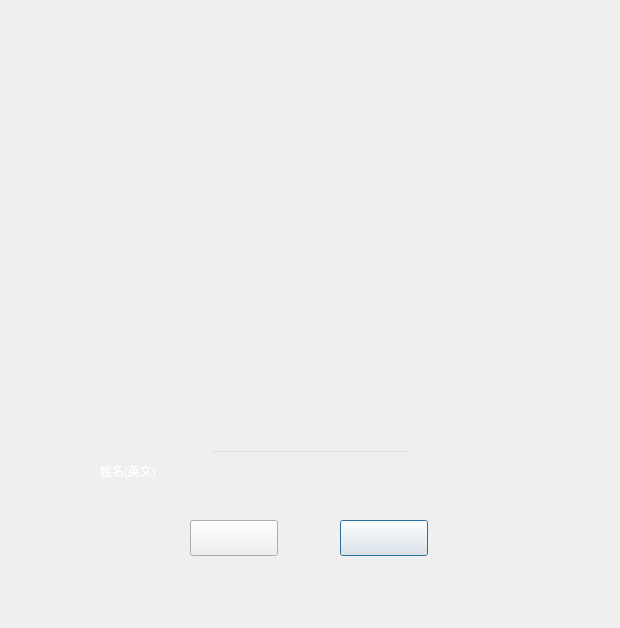
<?xml version="1.0" encoding="UTF-8"?>
<ui version="4.0">
 <class>Dialog</class>
 <widget class="QDialog" name="Dialog">
  <property name="geometry">
   <rect>
    <x>0</x>
    <y>0</y>
    <width>620</width>
    <height>628</height>
   </rect>
  </property>
  <property name="windowTitle">
   <string>Dialog</string>
  </property>
  <property name="styleSheet">
   <string notr="true">QWidget#Dialog{ background-image: url(:/bt/image/reg_bg.png);}</string>
  </property>
  <widget class="QLabel" name="frame_label">
   <property name="geometry">
    <rect>
     <x>170</x>
     <y>140</y>
     <width>280</width>
     <height>200</height>
    </rect>
   </property>
   <property name="text">
    <string/>
   </property>
  </widget>
  <widget class="QPushButton" name="takePic">
   <property name="geometry">
    <rect>
     <x>340</x>
     <y>520</y>
     <width>88</width>
     <height>36</height>
    </rect>
   </property>
   <property name="text">
    <string/>
   </property>
  </widget>
  <widget class="QLineEdit" name="FileName">
   <property name="geometry">
    <rect>
     <x>210</x>
     <y>450</y>
     <width>201</width>
     <height>41</height>
    </rect>
   </property>
   <property name="styleSheet">
    <string notr="true">background:transparent;
color: rgb(255, 255, 255);</string>
   </property>
  </widget>
  <widget class="QLabel" name="label">
   <property name="geometry">
    <rect>
     <x>100</x>
     <y>460</y>
     <width>101</width>
     <height>21</height>
    </rect>
   </property>
   <property name="styleSheet">
    <string notr="true">color: rgb(255, 255, 255);
font: 15pt &quot;Ubuntu&quot;;</string>
   </property>
   <property name="text">
    <string>姓名(英文)</string>
   </property>
  </widget>
  <widget class="QPushButton" name="Cancel">
   <property name="geometry">
    <rect>
     <x>190</x>
     <y>520</y>
     <width>88</width>
     <height>36</height>
    </rect>
   </property>
   <property name="text">
    <string/>
   </property>
  </widget>
 </widget>
 <resources/>
 <connections/>
</ui>
